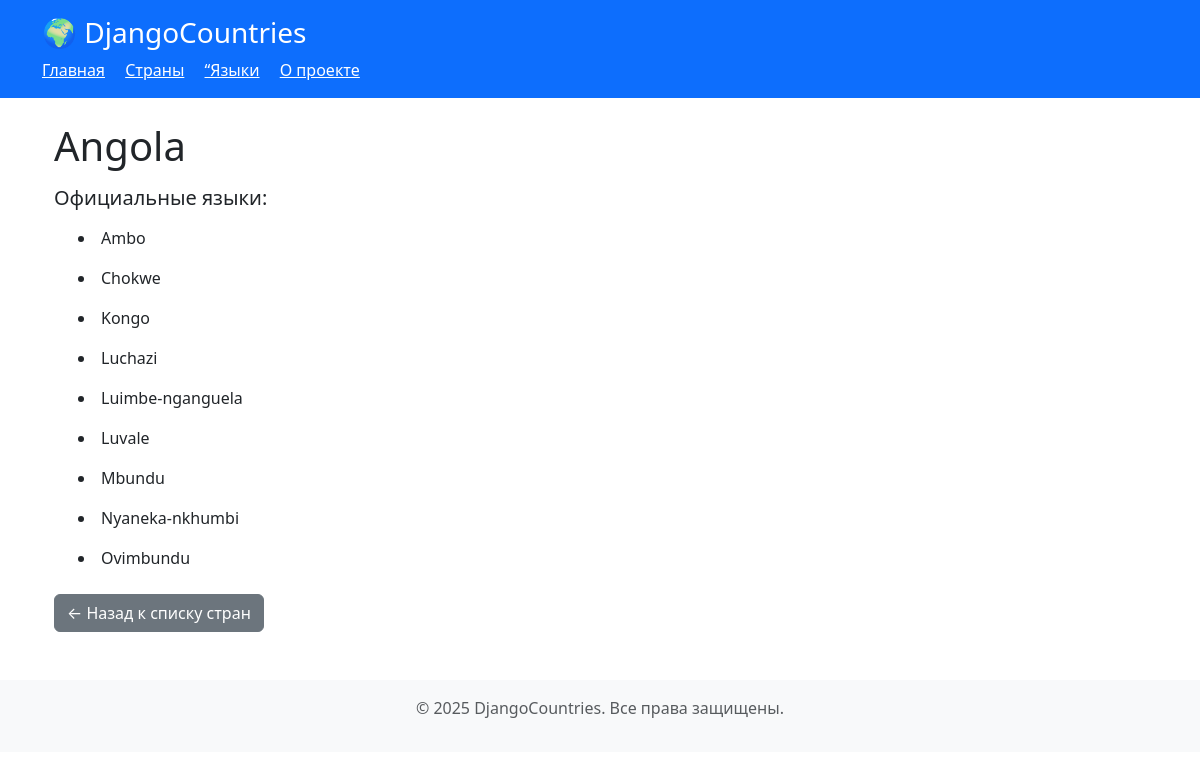
Page /countries/Angola/ on the committed database.
### MainApp/models.py (models this page shows, shortened)
class Country(models.Model):
    name = models.CharField(max_length=100, unique=True)
    languages = models.ManyToManyField(Language, related_name='countries')

class Language(models.Model):
    name = models.CharField(max_length=100, unique=True)

### MainApp/views.py (the view)
# urls.py: path('countries/<str:country_name>/', views.country_detail, name='country-detail'),
def country_detail(request, country_name):
    country = get_object_or_404(Country, name=country_name)
    return render(request, 'country_detail.html', {'country': country})

### MainApp/templates/country_detail.html (shortened to what this page needs)
{% extends 'base.html' %}
{% block content %}
    <div class="container mt-4">
        <h1 class="mb-3">{{ country.name }}</h1>
        <h5>Официальные языки:</h5>
        <ul class="list-group">
            {% for lang in country.languages.all %}
                <li class="list-group-item custom-bullets">{{ lang.name }}</li>
            {% endfor %}
        </ul>
        <a href="{% url 'countries-list' %}" class="btn btn-secondary mt-3">← Назад к списку стран</a>
    </div>
{% endblock %}

### MainApp/templates/country_detail.html (style rules this page uses)
.custom-bullets { list-style-type: disc !important; list-style-position: inside !important; display: list-item !important; padding-left: 1.5em !important; background: transparent !important; border: none !important; }

### rows in the picture
Country: name "Angola"
Language: name "Ambo"
Language: name "Chokwe"
Language: name "Kongo"
Language: name "Luchazi"
Language: name "Luimbe-nganguela"
Language: name "Luvale"
Language: name "Mbundu"
Language: name "Nyaneka-nkhumbi"
Language: name "Ovimbundu"
